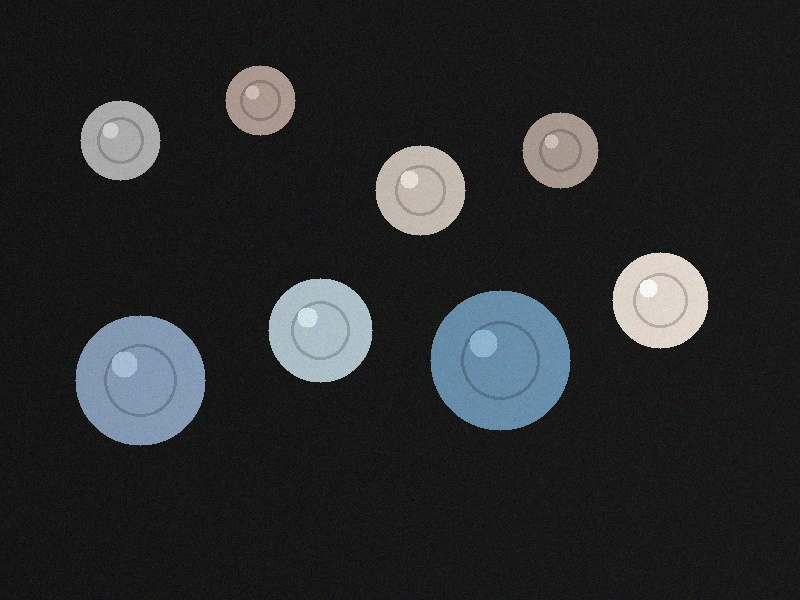
#> input picture segmentation/cv_vision_toolkit/sample_images/coins/coins_sample.jpg, 800 x 600 px
$ python -i utils.py   (imports and definitions only)
#> lines starting #> are read from the running program, lines starting #| are printed output that depends on the picture; after the words box and inside, x2 and y2 are one past the last pixel; in counts of white or black regions, pixels touching at a corner belong together
#> further down, picture is the input picture: shape (600, 800, 3); mean B, G, R 43.1, 41.8, 40.2
"""
CV Vision Toolkit - Fruit Segmentation Utilities
================================================
Utility functions for fruit segmentation, including HSV color masking,
Otsu thresholding, watershed algorithm, morphological cleanup, contour
labeling, and comparison-image composition.

Author: CV Vision Toolkit
"""

import cv2
import numpy as np
from typing import List, Tuple, Dict, Optional

# ----------------------------------------------------------------------
# Default HSV lower/upper bounds for common fruit colours.
# These are used by the HSV colour-based segmentation method.
# NOTE: Hue range in OpenCV is 0-179.
# ----------------------------------------------------------------------
HSV_RANGES: Dict[str, Tuple[np.ndarray, np.ndarray]] = {
    "apple_red":  (np.array([0, 50, 50]),    np.array([10, 255, 255])),
    "apple_red2": (np.array([160, 50, 50]),  np.array([180, 255, 255])),
    "orange":     (np.array([10, 80, 100]),  np.array([25, 255, 255])),
    "banana":     (np.array([20, 80, 100]),  np.array([35, 255, 255])),
    "green":      (np.array([35, 50, 50]),   np.array([85, 255, 255])),
}


# [84 lines left out: functions convert_to_hsv, segment_by_hsv, segment_by_otsu, not called in this run]


def segment_by_watershed(image: np.ndarray) -> np.ndarray:
    """
    Segment an image using the marker-based Watershed algorithm.

    Step 1: threshold the grayscale image and use a distance transform
    to build "sure foreground" markers.
    Step 2: run cv2.watershed on the colour image to separate touching
    objects.

    Parameters
    ----------
    image : np.ndarray
        BGR input image.

    Returns
    -------
    np.ndarray
        Binary mask (uint8). Each object is white; background is black.
    """
    gray = cv2.cvtColor(image, cv2.COLOR_BGR2GRAY)
    blurred = cv2.GaussianBlur(gray, (5, 5), 0)
    _, thresh = cv2.threshold(blurred, 0, 255,
                              cv2.THRESH_BINARY_INV + cv2.THRESH_OTSU)
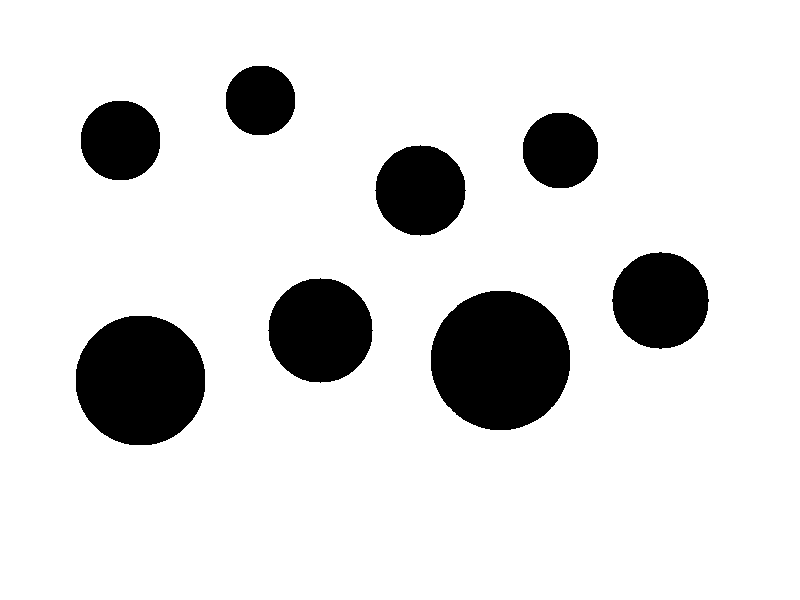
#> thresh: shape (600, 800); 86.6% white; 8 black regions, largest, box (x1, y1, x2, y2) and area: (431, 291, 570, 430) 15254, (76, 316, 205, 445) 13261, (268, 278, 373, 383) 8521

    # Clean up threshold with morphology
    kernel = np.ones((3, 3), np.uint8)
    thresh = cv2.morphologyEx(thresh, cv2.MORPH_OPEN, kernel, iterations=2)
    thresh = cv2.morphologyEx(thresh, cv2.MORPH_CLOSE, kernel, iterations=3)
#> thresh: shape (600, 800); 86.7% white; 8 black regions, largest, box (x1, y1, x2, y2) and area: (431, 291, 570, 430) 15254, (76, 316, 205, 445) 13261, (269, 279, 372, 382) 8517

    # Distance transform to find "sure foreground"
    dist = cv2.distanceTransform(thresh, cv2.DIST_L2, 5)
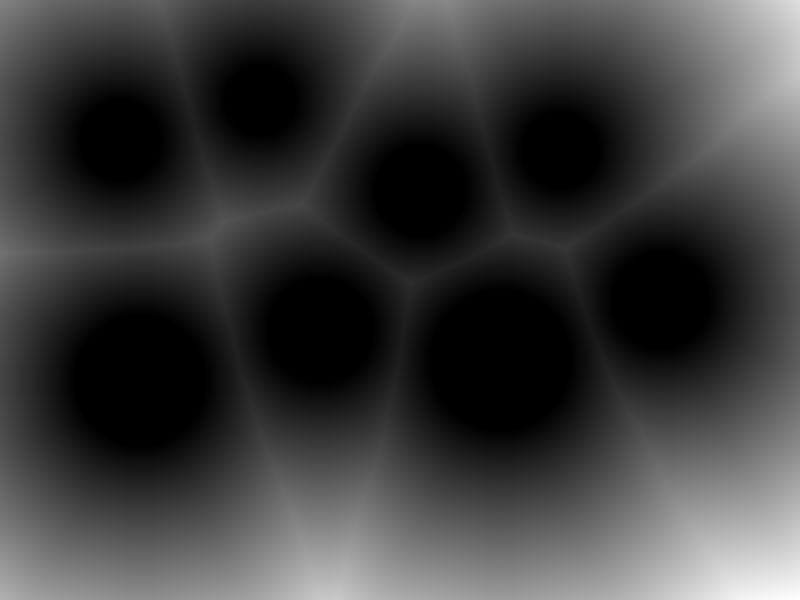
#> dist: shape (600, 800) float32; min 0, max 277.6, mean 65.8; drawn with min black and max white
    _, sure_fg = cv2.threshold(dist, 0.4 * dist.max(), 255, 0)
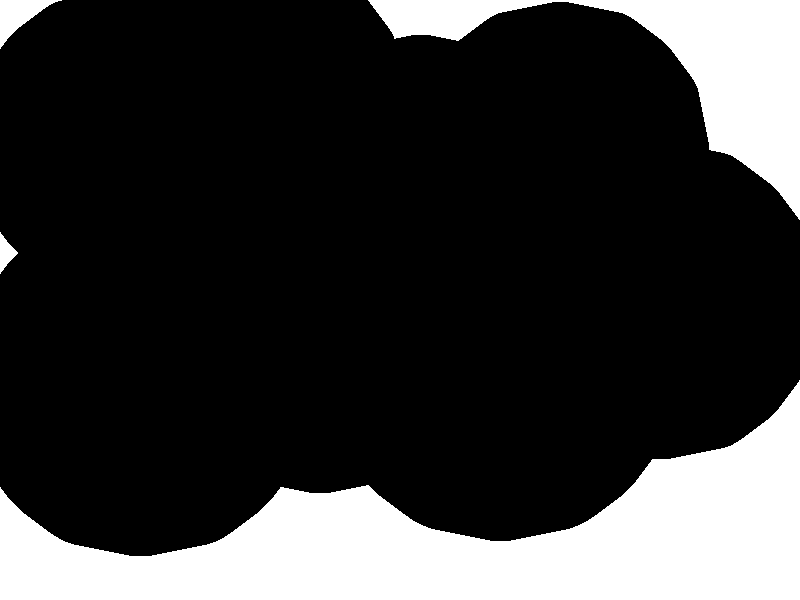
#> sure_fg: shape (600, 800) float32; 21.1% white; 4 white regions, box (x1, y1, x2, y2) and area: (0, 380, 800, 600) 74582, (368, 0, 800, 220) 25311, (0, 0, 62, 49) 1245, (0, 232, 18, 274) 366
    sure_fg = np.uint8(sure_fg)

    # Unknown = thresh minus sure_fg
    unknown = cv2.subtract(thresh, sure_fg)
#> unknown: shape (600, 800); 65.5% white; 12 black regions, largest, box (x1, y1, x2, y2) and area: (0, 380, 800, 600) 74582, (368, 0, 800, 220) 25311, (431, 291, 570, 430) 15254

    # Label connected components -> markers for watershed
    _, markers = cv2.connectedComponents(sure_fg)
#> markers: shape (600, 800) int32; 5 distinct labels, from 0 to 4
    markers = markers + 1          # 1 reserved for background
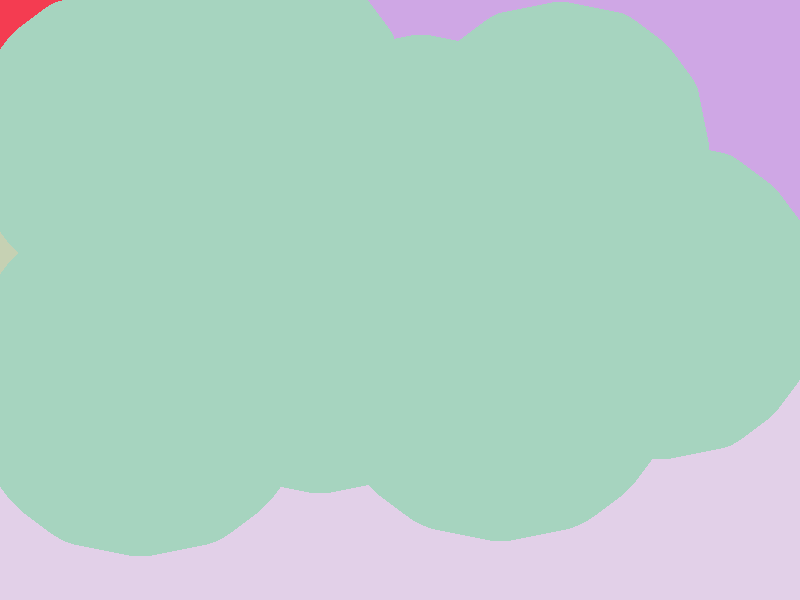
#> markers: shape (600, 800) int32; 5 distinct labels, from 1 to 5; one colour per label, 0 black
    markers[unknown == 255] = 0    # unknown regions become 0
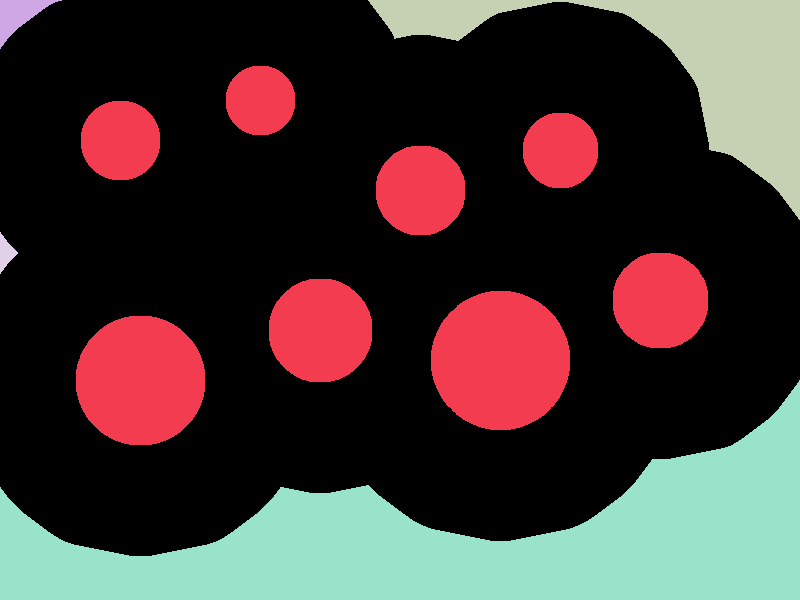
#> markers: shape (600, 800) int32; 6 distinct labels, from 0 to 5; one colour per label, 0 black

    # Run watershed
    markers = cv2.watershed(image, markers)
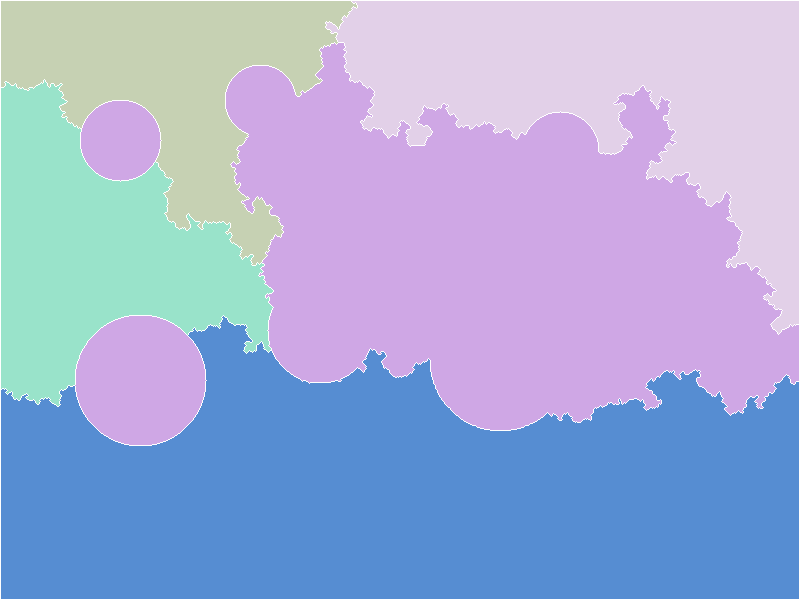
#> markers: shape (600, 800) int32; 6 distinct labels, from -1 to 5; one colour per label, 0 black, -1 white
    mask = np.zeros(image.shape[:2], dtype=np.uint8)
    mask[markers > 1] = 255
    return mask


# [156 lines left out: functions clean_mask, find_fruit_contours, draw_fruit_contours, make_comparison_image, not called in this run]

>>> import cv2
>>> picture = cv2.imread('../sample_images/coins/coins_sample.jpg')
>>> result = segment_by_watershed(picture)
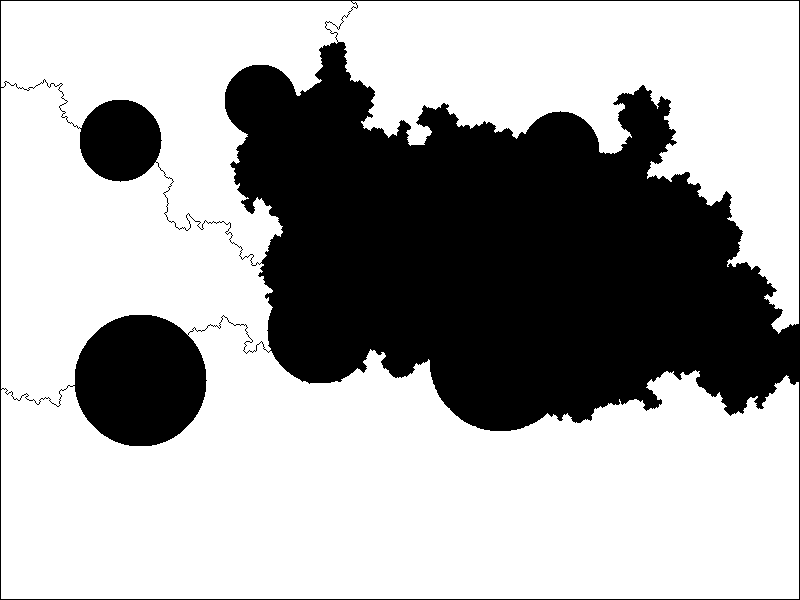
#> result: shape (600, 800); 66.4% white; 1 black region, box (x1, y1, x2, y2) and area: (0, 0, 800, 600) 161300
